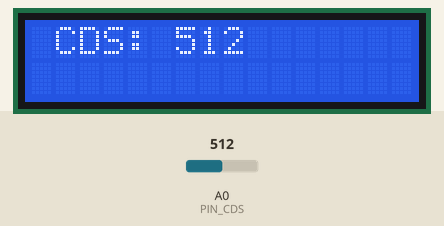
Bench run of a sketch on a simulated Arduino Uno, built with avr-gcc and run on an emulated ATmega328P. Parts: 16×2 character LCD. The test bench sets the inputs (shaded band); at power-on: A0 (PIN_CDS) = 512. What the sketch prints to the serial monitor is not drawn.

Above: at 1.2 s.
1.3 s: A0 (PIN_CDS) set to 716
At 2.3 s:
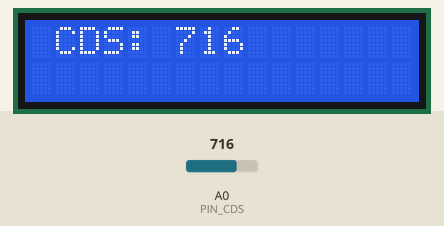
3.1 s: A0 (PIN_CDS) set to 900
At 4.3 s:
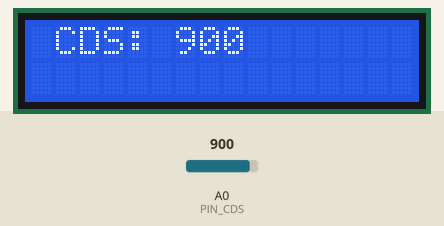
4.6 s: A0 (PIN_CDS) set to 1023
At 5.5 s:
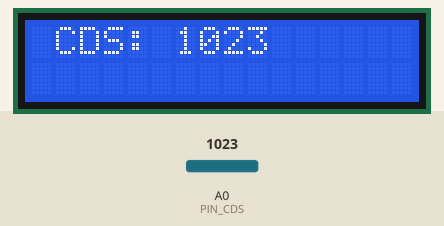
Timing chart, 0 to 7.6 s (numbered marks = the images above; inputs shaded):
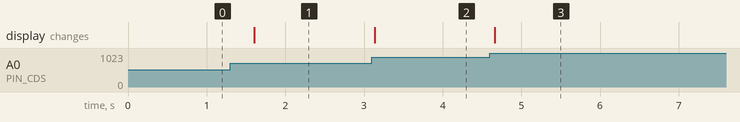

The sketch:

lcd_test.ino
```cpp
#include <Wire.h>
#include <LiquidCrystal_I2C.h>

#define USE_ULTRASONIC_SENSOR 0
#define PIN_TRIGGER 7
#define PIN_ECHO  8

#define USE_CDS 1
#define PIN_CDS A0

#define USE_SERIAL 1

LiquidCrystal_I2C lcd(0x27, 16, 2); // 0x3F

void setup() {
  #if USE_SERIAL
  Serial.begin(9600);
  Serial.println("\nUltrasonic Sensor and LCD Test");
  #endif

  #if USE_ULTRASONIC_SENSOR
  pinMode(PIN_TRIGGER, OUTPUT);
  pinMode(PIN_ECHO, INPUT);
  #endif

  #if USE_CDS
  pinMode(PIN_CDS, INPUT);
  #endif

  lcd.init();
  lcd.backlight();
  lcd.clear();
}


void loop() {
  int cds = analogRead(PIN_CDS);

  String lcdStr = "CDS: " + String(cds) + " ";

  lcd.setCursor(1, 0);
  lcd.print(lcdStr);
  delay(500);
}

double measureDistance(int pin_trigger = PIN_TRIGGER, int pin_echo = PIN_ECHO) {
  #if USE_ULTRASONIC_SENSOR

  // before triggering
  digitalWrite(pin_trigger, LOW);
  delayMicroseconds(2);

  // triggering
  digitalWrite(pin_trigger, HIGH);
  delayMicroseconds(10);

  // end triggering
  digitalWrite(pin_trigger, LOW);

  // measuring duration from HIGH to LOW
  long duration = pulseIn(pin_echo, HIGH);
  double durationInSeconds = duration / 1000000.0;
  double distanceInCm = duration * (340.0/10000.0/2.0); // speed of sound: 340 m/s -> cm, miliseconds = 10^-6 ==> 10^-4

  #if USE_SERIAL
  Serial.print("Duration: ");
  Serial.print(duration);
  Serial.print(" mu s (microseconds)");
  Serial.print(", Distance: ");
  Serial.print(distanceInCm);
  Serial.print(" cm ");
  #endif

  return distanceInCm;

  #else // USE_ULTRASONIC_SENSOR

  return 0;

  #endif // USE_ULTRASONIC_SENSOR
}

void loop_ultrasonic_sensor() {
  lcd.clear();

  double distance = measureDistance();
  String distanceStr = "Dist: " + String(distance) + " cm";

  lcd.setCursor(1, 0);
  lcd.print(distanceStr);
  delay(500);
}


int a = 0;
void loop_counter() {

  lcd.clear();

  lcd.setCursor(1, 0);
  lcd.print("Hello");
  lcd.setCursor(1, 1);
  lcd.print(a);
  a++;
  delay(500);
}

void loop_helloworld() {
  // put your main code here, to run repeatedly:

  lcd.clear();

  lcd.setCursor(1, 0);
  lcd.print("Hello, LCD!");
  lcd.setCursor(1, 1);
  lcd.print("1234567890");

  delay(100);

  lcd.clear();

  lcd.setCursor(1, 0);
  lcd.print("Hello, LCD!");

  delay(100);

}
```

Measured:
- after the input at 1.3 s, the display: changes after 0.31 s (image 1)
- after the input at 3.1 s, the display: changes at once (image 2)
- after the input at 4.6 s, the display: changes after 0.06 s (image 3)
